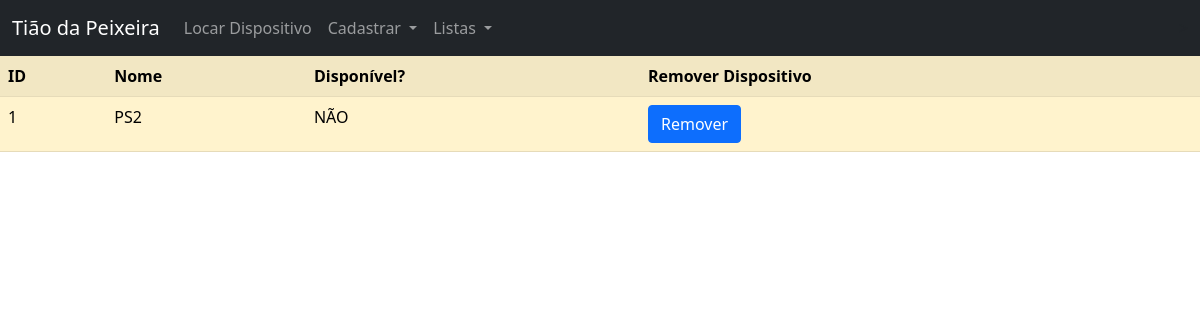
The app's page /dispositivo/listar, older data.
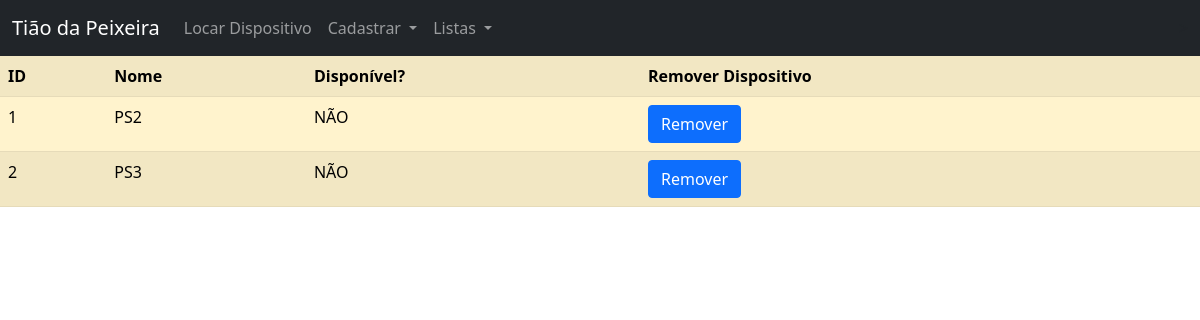
The same page, newer data.
### Dispositivos.py (models this page shows, shortened)
class Dispositivo(db.Model):
    id = db.Column(db.Integer, primary_key=True)
    nome = db.Column(db.String(20), unique=False, nullable=False)
    disponivel = db.Column(db.Integer, default=0)
    locacoes = db.relationship('Locacao',backref='dispositivo',lazy=True)

### app.py (the view)
@app.route('/dispositivo/listar')
def listar_dispositivos():
    dispositivos = Dispositivo.query.order_by(Dispositivo.nome).all()
    return(render_template('dispositivos.html',dispositivos=dispositivos))

### templates/dispositivos.html
{% extends "base.html" %}
{% block conteudo %}
<table class="table table-warning table-striped table-hover ">
<tr>
    <th>ID</th>
    <th>Nome</th>
    <th>Disponível?</th>
    <th>Remover Dispositivo</th>
</tr>
{% for dispositivo in dispositivos %}
    <tr>
        {% if dispositivo.disponivel != -1 %}
            <td>{{dispositivo.id}}</td>
            <td>{{dispositivo.nome}}</td>
            {% if dispositivo.disponivel == 0 %}
                <td>SIM</td>
            {% elif dispositivo.disponivel == 1 %}
                <td>NÃO</td>
            {% endif %}
            <td><a class="btn btn-primary" href="{{url_for('remover_dispositivo',id_dispositivo=dispositivo.id)}}" role="button">Remover</a>
        {% endif %}
    </tr>
{% endfor %}
</table>
{% endblock %}

Row changes from the older to the newer data that the page shows:
added Dispositivo: id "2", nome "PS3", disponivel "NÃO"
